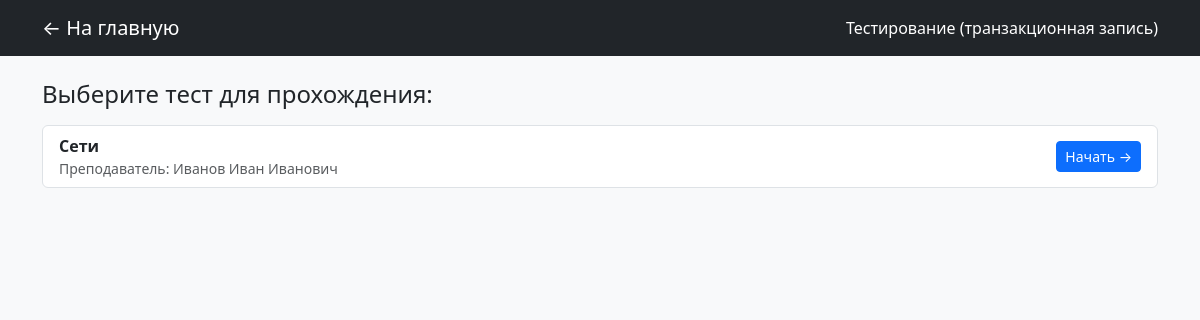
/take_test.php (signed in), run on an earlier commit of the app's database.
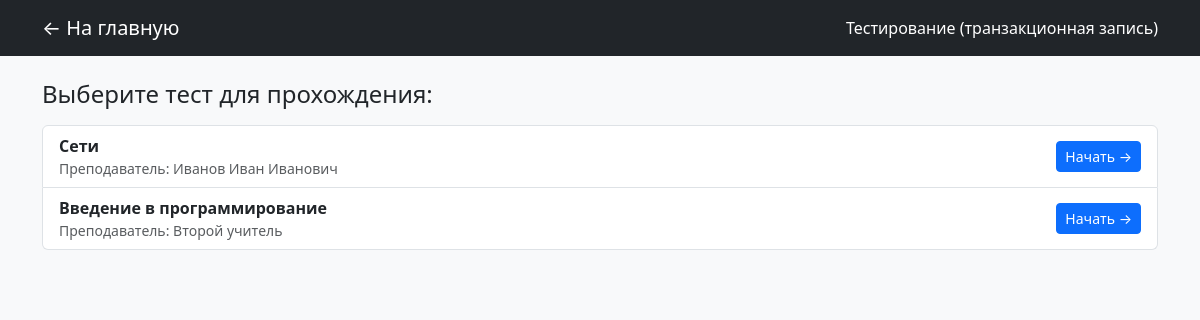
And on a later commit of the database.
### tables this page shows
CREATE TABLE `tests` (
  `id` int(11) NOT NULL AUTO_INCREMENT,
  `title` varchar(200) NOT NULL,
  `teacher_id` int(11) NOT NULL,
  PRIMARY KEY (`id`),
  KEY `teacher_id` (`teacher_id`),
  CONSTRAINT `tests_ibfk_1` FOREIGN KEY (`teacher_id`) REFERENCES `users` (`id`)
);

### take_test.php (the view, shortened to what this page needs)
<?php
require_once 'db.php';
$testId = isset($_GET['test_id']) ? (int)$_GET['test_id'] : 0;
$tests = $pdo->query("SELECT t.*, COALESCE(NULLIF(u.full_name, ''), u.login) AS teacher FROM tests t JOIN users u ON t.teacher_id = u.id")->fetchAll();
?>
<!DOCTYPE html>
<html lang="ru">
<head>
    <link href="https://cdn.jsdelivr.net/npm/bootstrap@5.3.0/dist/css/bootstrap.min.css" rel="stylesheet">
</head>
<body class="bg-light">
<nav class="navbar navbar-dark bg-dark mb-4">
    <div class="container">
        <a class="navbar-brand" href="index.php">← На главную</a>
        <span class="navbar-text text-white">Тестирование (транзакционная запись)</span>
    </div>
</nav>
<div class="container">
    <?php if ($testId === 0): ?>
        <h4 class="mb-3">Выберите тест для прохождения:</h4>
        <div class="list-group">
            <?php foreach ($tests as $t): ?>
                <a href="?test_id=<?= $t['id'] ?>" class="list-group-item list-group-item-action d-flex justify-content-between align-items-center">
                    <div>
                        <strong><?= htmlspecialchars($t['title']) ?></strong>
                        <div class="small text-muted">Преподаватель: <?= htmlspecialchars($t['teacher']) ?></div>
                    </div>
                    <span class="btn btn-sm btn-primary">Начать →</span>
                </a>
            <?php endforeach; ?>
        </div>
    <?php endif; ?>
</div>
</body>
</html>

What changed in the data, as far as the page shows it:
added tests: title "Введение в программирование", teacher "Второй учитель"
